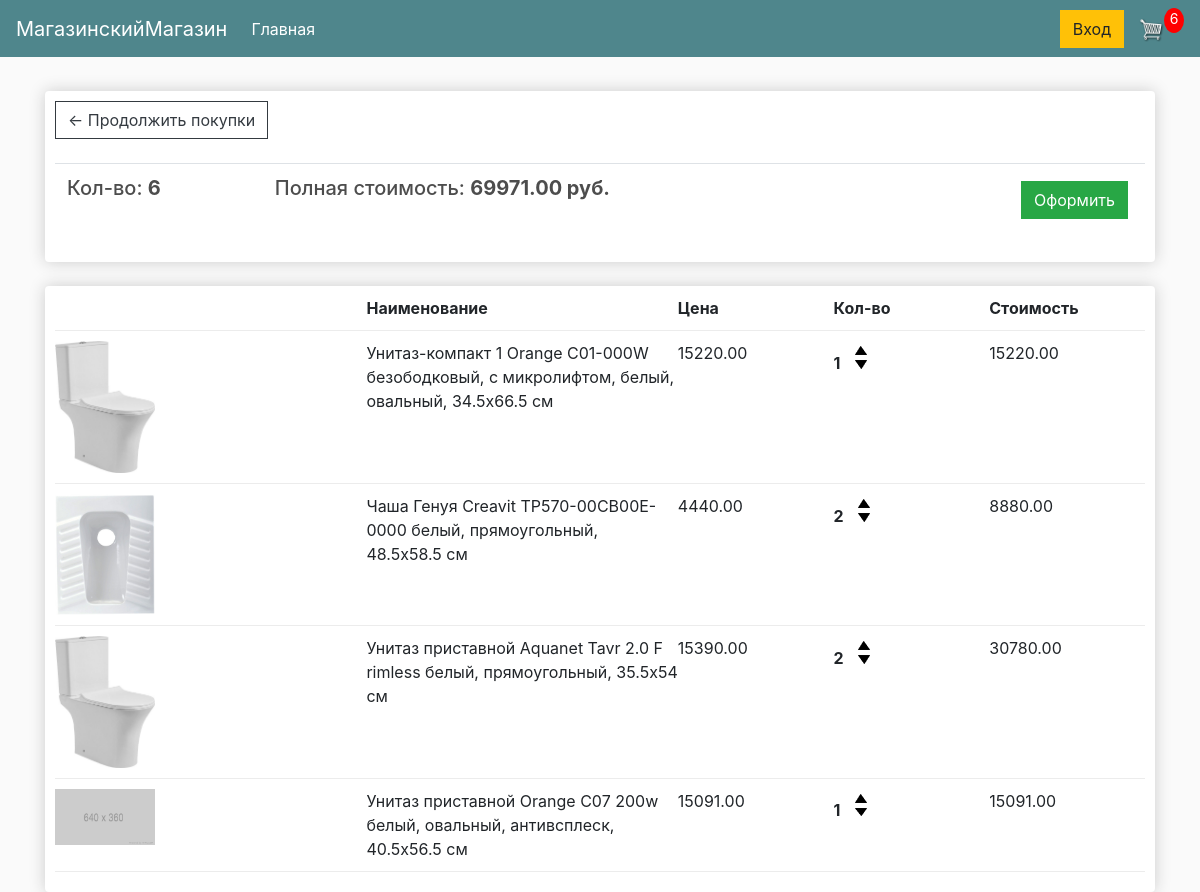
/cart/ (signed in), run on an earlier commit of the app's database.
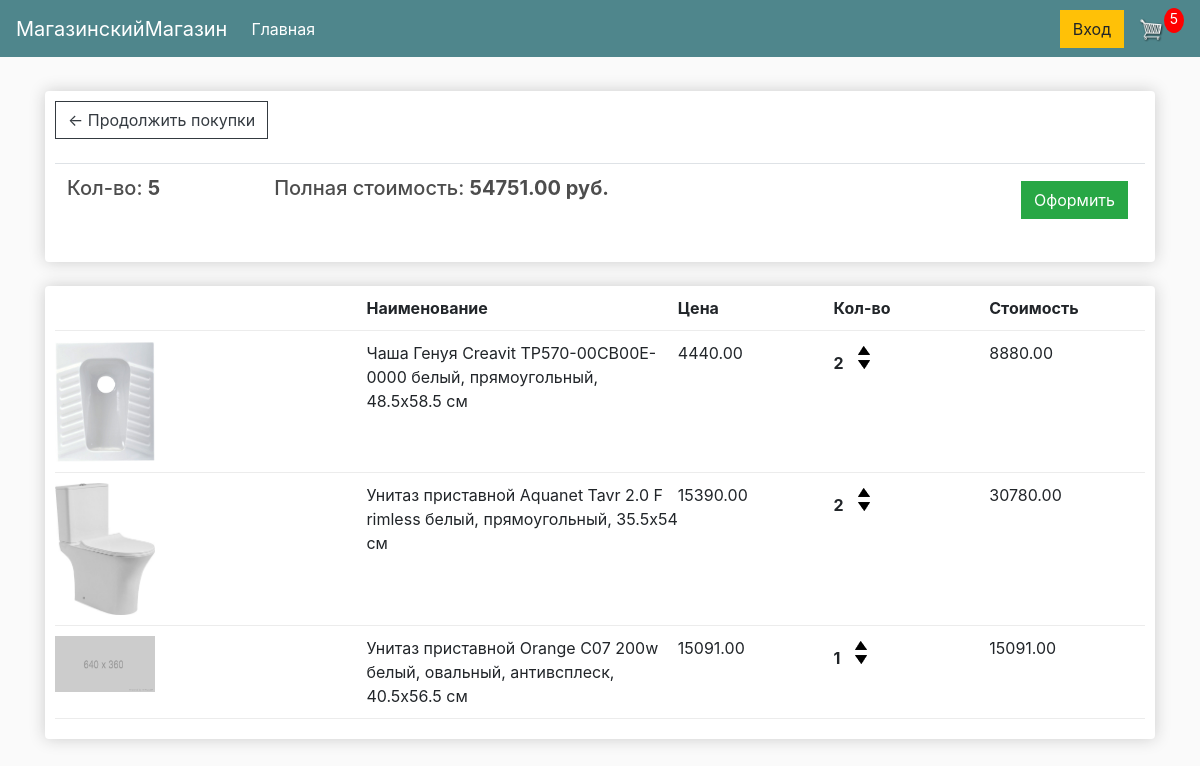
And on a later commit of the database.
### store/models.py (models this page shows, shortened)
class Order(models.Model):
    customer = models.ForeignKey(Customer, on_delete=models.SET_NULL, null=True, blank=True)
    date_ordered = models.DateTimeField(auto_now_add=True)
    completed = models.BooleanField(default=False)
    transaction_id = models.CharField(max_length=100, null=True)
    @property
    def get_cart_total(self):
        order_items = self.orderitem_set.all()
        total = sum([item.get_total for item in order_items])
        return total
    @property
    def get_cart_items(self):
        order_items = self.orderitem_set.all()
        total = sum([item.quantity for item in order_items])
        return total

class OrderItem(models.Model):
    product = models.ForeignKey(Product, on_delete=models.SET_NULL, null=True)
    order = models.ForeignKey(Order, on_delete=models.SET_NULL, null=True)
    quantity = models.IntegerField(default=0, null=True, blank=True)
    date_added = models.DateTimeField(auto_now_add=True)
    @property
    def get_total(self):
        total = self.product.price * self.quantity
        return total

class Product(models.Model):
    name = models.CharField(max_length=200)
    price = models.DecimalField(max_digits=10, decimal_places=2)
    digital = models.BooleanField(default=False, null=True, blank=True)
    image = models.ImageField(null=True, blank=True)

### store/views.py (the view)
# urls.py: path('cart/', views.cart, name='cart'),
def cart(request):
    if request.user.is_authenticated:
        customer = request.user.customer
        order, created = Order.objects.get_or_create(customer=customer, completed=False)
        items = order.orderitem_set.all()
        cartItems = order.get_cart_items
    else:
        items = []
        order = {'get_cart_total': 0, 'get_cart_items': 0}
        cartItems = order['get_cart_items']
    context = {'items': items, 'order': order, 'cartItems': cartItems}
    return render(request, 'store/cart.html', context)

### store/templates/store/cart.html
{% extends 'store/main.html' %}
{% load static %}
{% block content %}
    <div class="row">
        <div class="col-lg-12">
            <div class="box-element">
                <a class="btn btn-outline-dark" href="{% url 'store' %}">&#x2190; Продолжить покупки</a>
                <br>
                <br>
                <table class="table">
                    <tr>
                        <th><h5>Кол-во: <strong>{{ order.get_cart_items }}</strong></h5></th>
                        <th><h5>Полная стоимость: <strong>{{ order.get_cart_total}} руб.</strong></h5></th>
                        <th>
                            <a style="float: right; margin: 5px" class="btn btn-success" href="{% url 'checkout' %}">Оформить</a>
                        </th>
                    </tr>
                </table>
            </div>
            <br>
            <div class="box-element">
                <div class="cart-row">
                    <div style="flex: 2"></div>
                    <div style="flex: 2"><strong>Наименование</strong></div>
                    <div style="flex: 1"><strong>Цена</strong></div>
                    <div style="flex: 1"><strong>Кол-во</strong></div>
                    <div style="flex: 1"><strong>Стоимость</strong></div>
                </div>
                {% for item in items %}
                    <div class="cart-row">
                        <div style="flex: 2"><img class="row-image" src="{% if item.product.image %}{{ item.product.image.url }}{% else %}{% static 'images/placeholder.png' %}{% endif %}"> </div>
                        <div style="flex: 2">{{ item.product.name }}</div>
                        <div style="flex: 1">{{ item.product.price }}</div>
                        <div style="flex: 1">
                            <p class="quantity">{{ item.quantity }}</p>
                            <div class="quantity">
                                <img data-product="{{ item.product.id }}" data-action="add" class="chg-quantity update-cart" src="{% static 'images/arrow-up.png' %}">
                                <img data-product="{{ item.product.id }}" data-action="remove" class="chg-quantity update-cart" src="{% static 'images/arrow-down.png' %}">
                            </div>
                        </div>
                        <div style="flex: 1">{{ item.get_total }}</div>
                    </div>
                {% endfor %}
            </div>
        </div>
    </div>
{% endblock content %}

### store/templates/store/main.html (shortened to what this page needs)
{% load static %}
<!DOCTYPE html>
<html lang="ru">
<head>
    <link rel="stylesheet" href="https://stackpath.bootstrapcdn.com/bootstrap/4.4.1/css/bootstrap.min.css"
>
    <link rel="stylesheet" type="text/css" href="{% static 'css/main.css' %}">
</head>
<body>
<nav class="navbar navbar-expand-lg navbar-dark bg-dark">
    <a class="navbar-brand" href="{% url 'store' %}">МагазинскийМагазин</a>
    <div class="collapse navbar-collapse" id="navbarSupportedContent">
        <ul class="navbar-nav mr-auto">
            <li class="nav-item active">
                <a class="nav-link" href="{% url 'store' %}">Главная<span class="sr-only">(current)</span></a>
            </li>
        </ul>
        <div class="form-inline my-2 my-lg-0">
            <a href="#" class="btn btn-warning">Вход</a>
            <a href="{% url 'cart' %}">
                <img id="cart-icon" src="{% static 'images/cart.png' %}">
            </a>
            <p id="cart-total">{{ cartItems }}</p>
        </div>
    </div>
</nav>
<div class="container">
    <br>
    {% block content %}
    {% endblock content %}
</div>
</body>
</html>

### static/css/main.css (style rules this page uses)
body { background-color: hsl(0, 0%, 98%); }
h1,h2,h3,h4,h5,h6 { color:hsl(0, 0%, 30%); }
.box-element { box-shadow:hsl(0, 0%, 80%) 0 0 16px; background-color: #fff; border-radius: 4px; padding: 10px; }
.bg-dark { background-color: #4f868c!important; }
#cart-icon { width:25px; display: inline-block; margin-left: 15px; }
#cart-total { display: block; text-align: center; color:#fff; background-color: red; width: 20px; height: 25px; border-radius: 50%; font-size: 14px; }
.col-lg-4, .col-lg-6, .col-lg-8, .col-lg-12 { margin-top: 10px; }
.btn { border-radius: 0; }
.row-image { width: 100px; }
.cart-row { display: flex; align-items: flex-stretch; padding-bottom: 10px; margin-bottom: 10px; border-bottom: 1px solid #ececec; }
.quantity { display: inline-block; font-weight: 700; padding-right:10px; }
.chg-quantity { width: 12px; cursor: pointer; display: block; margin-top: 5px; transition:.1s; }

What changed in the data, as far as the page shows it:
removed OrderItem: product.image (picture), product.name "Унитаз-компакт 1 Orange C01-000W безободковый, с микролифтом, белый, овальный, 34.5x66.5 см", product.price "15220.00", quantity "1", get_total "15220.00"
computed for Order: get_cart_items "6" → "5"; get_cart_total "69971.00" → "54751.00"
Also different on the page:
{{ cartItems }}: "6" → "5"
